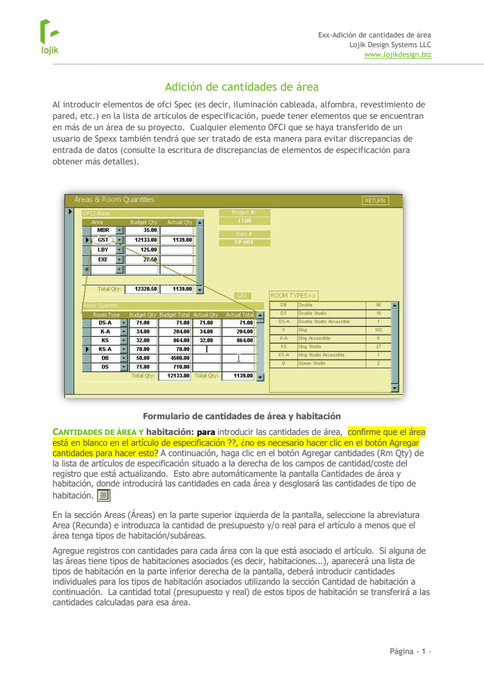
#> input picture docs/research/VAAK-RESEARCH-0-A/_working/page-images/LEG-01/page-001.png, 484 x 685 px, shrunk from 893 x 1263 before the run
$ python make_contact_sheets.py
#> lines starting #> are read from the running program, lines starting #| are printed output that depends on the picture
from pathlib import Path

from PIL import Image, ImageDraw, ImageFont


ROOT = Path(r"C:\Users\HP\OneDrive\Desktop\Plataforma VAAK\docs\research\VAAK-RESEARCH-0-A\_working")
PAGES = ROOT / "page-images"
OUT = ROOT / "contact-sheets"
OUT.mkdir(parents=True, exist_ok=True)

font = ImageFont.load_default(size=24)
for folder in sorted(p for p in PAGES.iterdir() if p.is_dir()):
    images = [Image.open(path).convert("RGB") for path in sorted(folder.glob("page-*.png"))]
#> images = 1 item
    width = max(image.width for image in images)
#> width = 484
    label_height = 38
    rows = (len(images) + 1) // 2
#> rows = 1
    row_heights = []
    for row in range(rows):
        row_images = images[row * 2 : row * 2 + 2]
        row_heights.append(max(image.height for image in row_images) + label_height)
#> after the loop, row_heights = [723]
    sheet = Image.new("RGB", (width * 2 + 30, sum(row_heights) + 20), "#d8d8d8")
#> sheet: PIL image 998x743 RGB; every value is 216
    draw = ImageDraw.Draw(sheet)
    y = 10
    for index, image in enumerate(images):
        row = index // 2
        col = index % 2
        if col == 0 and row > 0:
            y = 10 + sum(row_heights[:row])
        x = 10 + col * (width + 10)
        draw.text((x, y), f"{folder.name} / page {index + 1}", fill="black", font=font)
        sheet.paste(image, (x, y + label_height))
#> this loop made 1 pass
#> (row, col, x) on pass 1: (0, 0, 10)
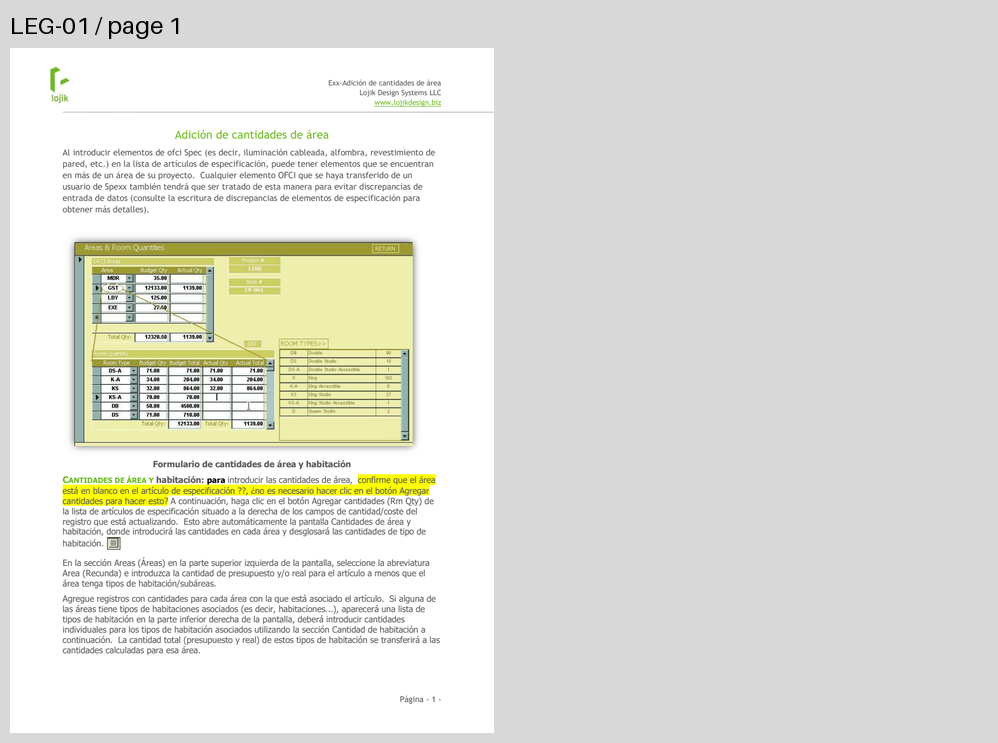
#> sheet: PIL image 998x743 RGB; mean R, G, B 224.9, 225.2, 218.7
    sheet.save(OUT / f"{folder.name}.png", optimize=True)
    for image in images:
        image.close()
#> this loop made 1 pass
    print(OUT / f"{folder.name}.png")
